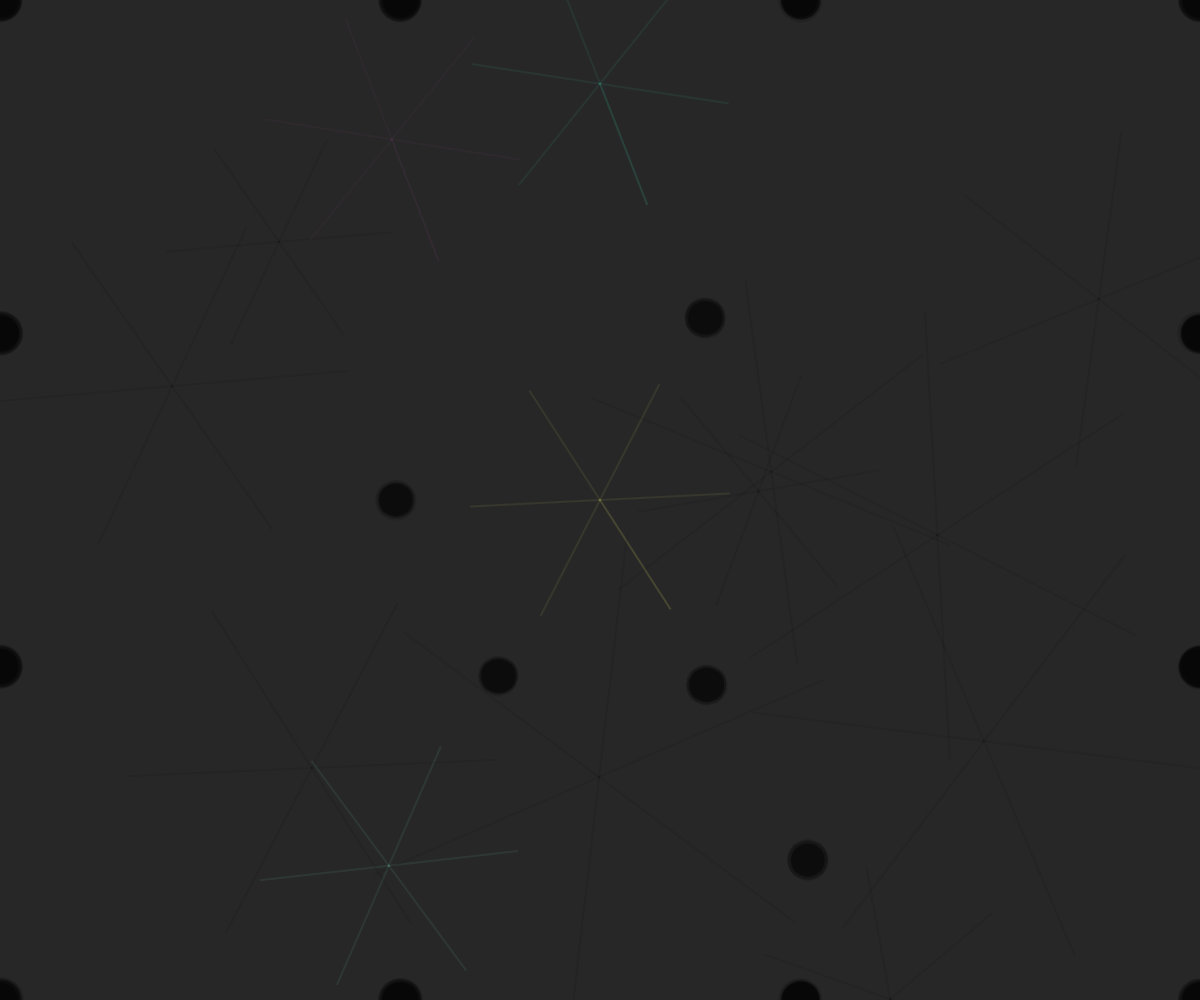
Frame 1 (no input)
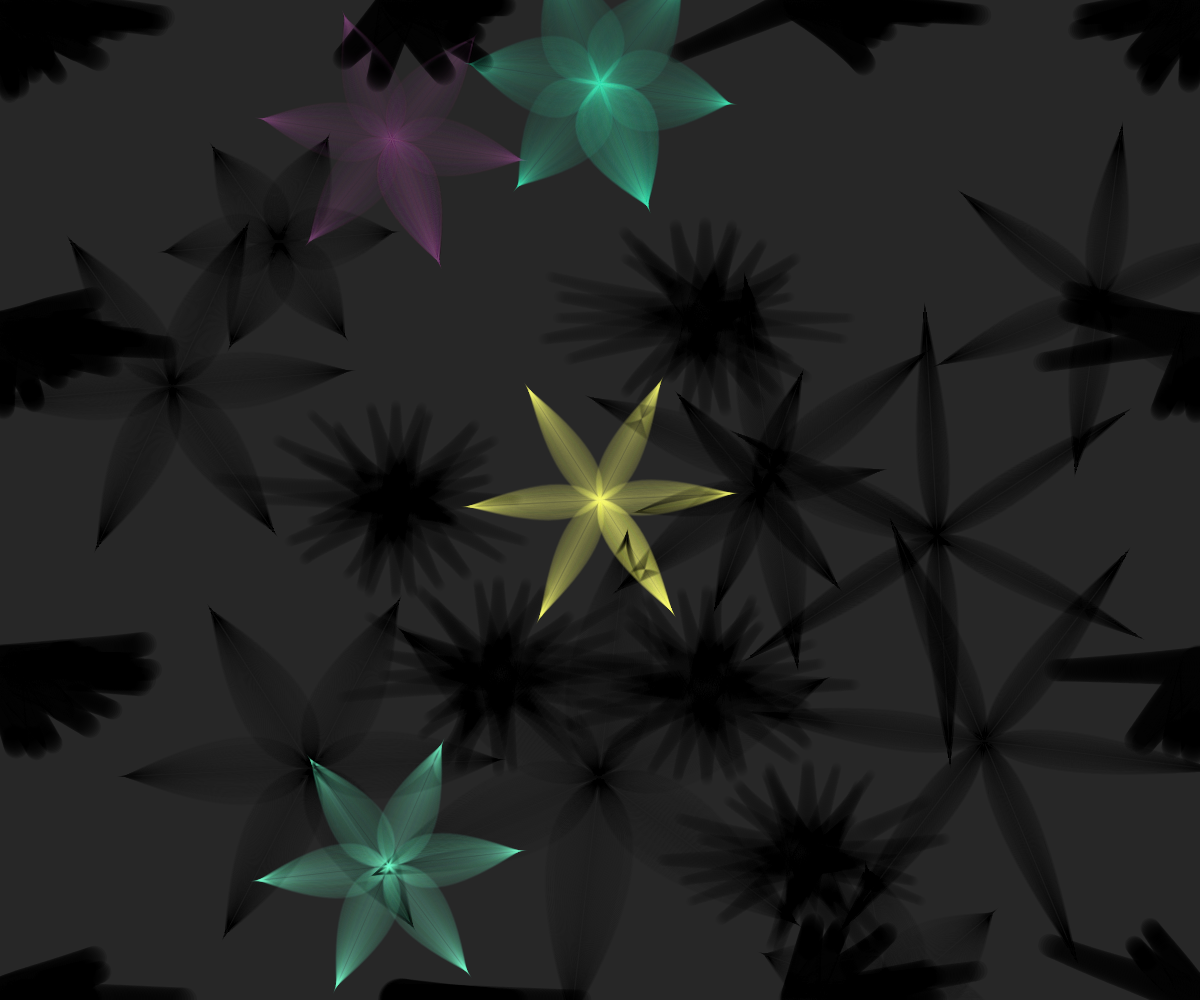
Frame 60 (no input)
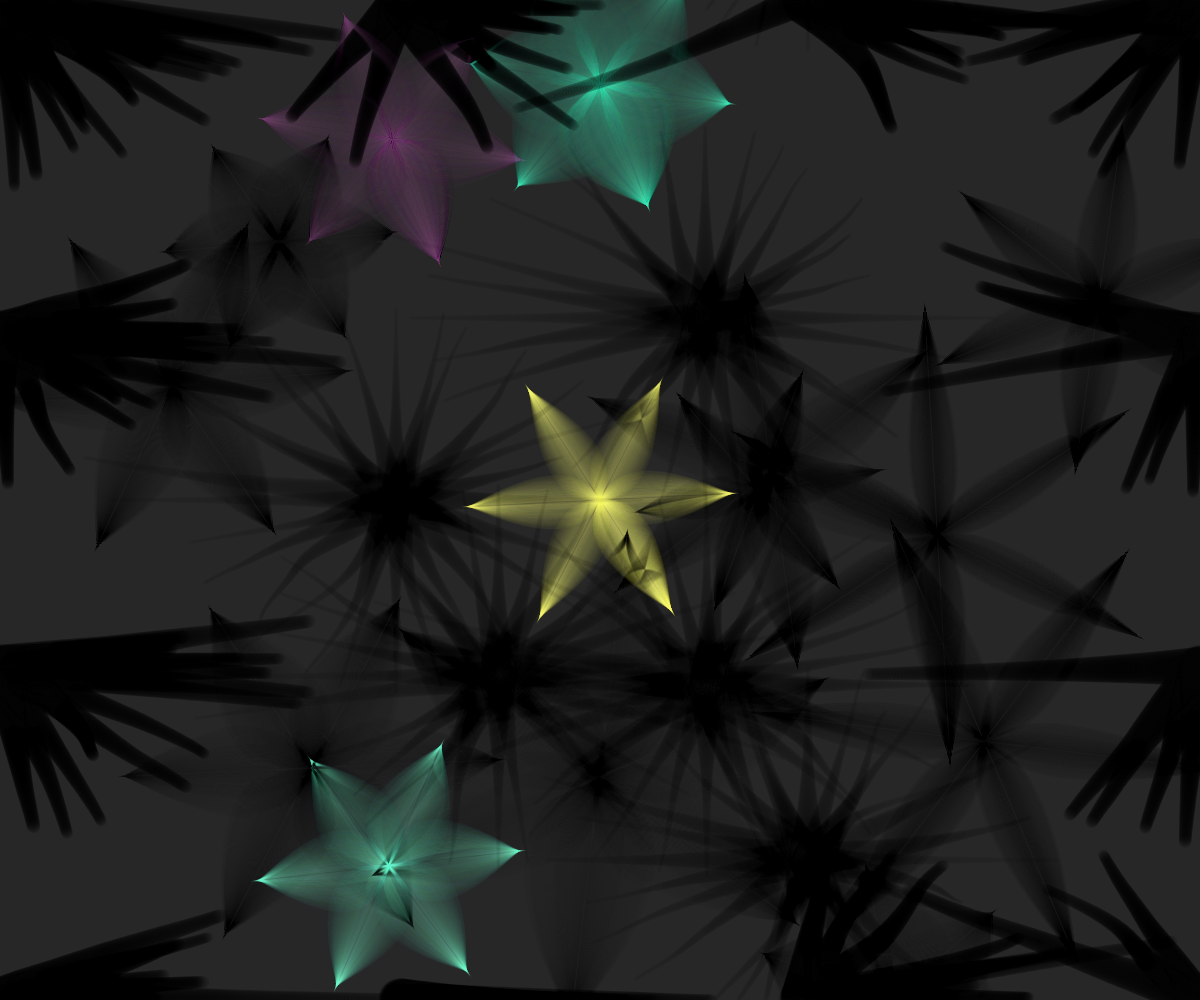
Frame 120 (the mouse pressed at the canvas centre since frame 60)

The p5.js sketch that drew these frames (run headless with seeded random() and noise() and a simulated clock; from frame 60 on, the mouse is pressed at the canvas centre):

// p5.js sketch
// ── sketch.js
var d=[];
var nx, ny, frames, complete;
var flower_count = 1;


function angle_corruption(){
	col =[0,0,0]//[random(100, 180), random(150, 230), 0];
	for (var i=0; i<10; i++){
		////////////////////// TL ////////////////////////////////////////
		var g = new Splinter(0, 0, random(100),random(random(HALF_PI)), col);
		g.scale = random(1.5, 2);
		g.alpha = 40;
		g.weight = random(W*0.034, W*0.045);
		g.weight_inc = .99;
		d.push(g);
		///////////////////// TM //////////////////////////////////////////
		var g = new Splinter(width/3, 0, random(100),random(random(PI)), col);
		g.scale = random(1.5, 2);
		g.alpha = 40;
		g.weight = random(W*0.034, W*0.045);
		g.weight_inc = .99;
		d.push(g);
		var g = new Splinter(2*width/3, 0, random(100),random(random(PI)), col);
		g.scale = random(1.5, 2);
		g.alpha = 40;
		g.weight = random(W*0.034, W*0.045);
		g.weight_inc = .99;
		d.push(g);
		//////////////////// TR ///////////////////////////////////////////
		var g = new Splinter(width, 0, random(100),random(random(HALF_PI, PI)), col);
		g.scale = random(1.5, 2);
		g.alpha = 40;
		g.weight = random(W*0.034, W*0.045);
		g.weight_inc = .99;
		d.push(g);
		/////////////////// RM ////////////////////////////////////////////
		var g = new Splinter(width, height/3, random(100),random(random(HALF_PI, PI + HALF_PI)), col);
		g.scale = random(1.5, 2);
		g.alpha = 40;
		g.weight = random(W*0.034, W*0.045);
		g.weight_inc = .99;
		d.push(g);
		var g = new Splinter(width, 2*height/3, random(100),random(random(HALF_PI, PI + HALF_PI)), col);
		g.scale = random(1.5, 2);
		g.alpha = 40;
		g.weight = random(W*0.034, W*0.045);
		g.weight_inc = .99;
		d.push(g);
		/////////////////// BR ////////////////////////////////////////////
		var g = new Splinter(width, height, random(100),random(random(PI, PI+HALF_PI)), col);
		g.scale = random(1.5, 2);
		g.alpha = 40;
		g.weight = random(W*0.034, W*0.045);
		g.weight_inc = .99;
		d.push(g);
		//////////////////// BM /////////////////////////////////////
		var g = new Splinter(width/3, height, random(100),0, col)//random(random(-PI, 0)), col);
		g.scale = random(1.5, 2);
		g.alpha = 40;
		g.weight = random(W*0.034, W*0.045);
		g.weight_inc = .99;
		d.push(g);
		var g = new Splinter(2*width/3, height, random(100),random(random(-PI, 0)), col);
		g.scale = random(1.5, 2);
		g.alpha = 40;
		g.weight = random(W*0.034, W*0.045);
		g.weight_inc = .99;
		d.push(g);
		/////////////////// BL /////////////////////////////////////
		var g = new Splinter(0, height, random(100),random(random(0, -HALF_PI)), col);
		g.scale = random(1.5, 2);
		g.alpha = 40;
		g.weight = random(W*0.034, W*0.045);
		g.weight_inc = .99;
		d.push(g);
		/////////////////// LM ////////////////////////////////////
		var g = new Splinter(0, height/3, random(100),random(random(-HALF_PI, HALF_PI)), col);
		g.scale = random(1.5, 2);
		g.alpha = 40;
		g.weight = random(W*0.034, W*0.045);
		g.weight_inc = .99;
		d.push(g);
		var g = new Splinter(0, 2*height/3, random(100),random(random(-HALF_PI, HALF_PI)), col);
		g.scale = random(1.5, 2);
		g.alpha = 40;
		g.weight = random(W*0.034, W*0.045);
		g.weight_inc = .99;
		d.push(g);
		
		var inc = random(W*0.0005, W*0.0015);
		var x = random(width);
		var y = random(height);
		var offset = random(TWO_PI);
		var h = random(W/10, W/4);
		var petals = 1;
		d.push(new QuadraticPetal(x, y, offset, h, col, inc));
		d.push(new QuadraticPetal(x, y, offset+PI/3, h, col, inc));
		d.push(new QuadraticPetal(x, y, offset+2*PI/3, h, col, inc));
		d.push(new QuadraticPetal(x, y, offset+3*PI/3, h, col, inc));
		d.push(new QuadraticPetal(x, y, offset+4*PI/3, h, col, inc));
		d.push(new QuadraticPetal(x, y, offset+5*PI/3, h, col, inc));
	}

}



function circular(s){
	d.push(new Composition(width/2, height/2, s));
	for(var i=0; i<TWO_PI; i+=PI/3){
		if (int(random(2)) == 1){
		var x = width/2 + cos(i) * (1.8*s - .4*s*noise(nx));
		var y = height/2 + sin(i) * (1.8*s - .4*s*noise(nx));
		d.push(new Composition(x, y, s));
		nx += 0.01;
		flower_count++;
		}
	}
	for(var i=0; i<TWO_PI; i+=PI/6){
		if (int(random(3)) == 1){
		var x = width/2 + cos(i) * (3.3*s - .2*s*noise(nx));
		var y = height/2 + sin(i) * (3.3*s - .2*s*noise(nx));
		d.push(new Composition(x, y, s));
		nx += 0.01;
		flower_count++;
		}	
	}
}



function setup(){
	if(windowHeight > windowWidth){
		W = windowWidth;
	}else{
		W = windowHeight;
	}
	createCanvas(windowWidth, windowHeight);
	background(random(10, 50));
	noFill();
	nx = random(100);
	ny = random(100);
	frames = 0;
	complete = 0;
	angle_corruption();
	circular(W*.13);
}




function draw(){
	for(var i=0; i<d.length; i++){
		if (d[i].constructor['name'] == 'Splinter' || d[i].constructor['name'] == 'QuadraticPetal'){
			d[i].update();
		}
		else if ( (d[i].grass_state == 1 && d[i].order[1] == 2) || (d[i].petals_state == 1 && d[i].order[1] == 1) ){	
			d[i].time_update();
		}
		else if(frames > 500){
			d[i].time_update();
		}
	}
	frames++;
}


function Composition(x, y, h){
	this.x = x;
	this.y = y;
	this.grass = [];
	this.petals = [];
	this.splinters = [];


	this.white = int(random(7));
	this.grass_state = 1;
	this.petals_state = 1;
	this.splinters_state = 1;
	if(round(random())){
		this.order = [0, 2, 1];
	}
	else{
		this.order = [0, 1, 2];
	}

	// Grass
	for(var j=0; j<TWO_PI; j+=PI/14){
		col =[0,0,0]//[random(100, 180), random(150, 230), 0];
		var g = new Splinter(x, y, random(100), j, col);
		g.scale = 2;
		g.alpha = 10;
		g.weight = random(W*0.0316, W*0.04215);
		this.grass.push(g);
	}
	// Petals
	col = [random(255), random(255), random(255)];
	petals_off = random(TWO_PI);
	inc = random(W*0.0005, W*0.0015);
	for(var i = petals_off; i < TWO_PI+petals_off; i+=PI/3){
		this.petals.push(new QuadraticPetal(this.x, this.y, i, h, col, inc));
	}
	
	// Splinters
	for (var offset=0; offset < PI/6; offset+=0.08){
		if(!this.white){
			col = [255, 255, 255];
		}else{
			col = [random(255), random(255), random(255)];
		}
		for (var i=petals_off; i<TWO_PI+petals_off; i+=PI/3){	
			var s1 = W * 0.11
			var s2 = W * .19 * offset
			var x = cos(i+offset) * (s1-s2) + this.x;
			var y = sin(i+offset) * (s1-s2) + this.y;
			t = new Splinter(x, y, nx, i-offset, col);
			t.sacle = h/200;

			this.splinters.push(t);
			nx+=0.09;
		}
	}

	// Leaves
	if (int(random(2)) == 1){
		col = [random(100, 255), random(150, 230), 0];
		leaves_off = petals_off + PI/6;
		inc = W*0.0007;
		for(var i = leaves_off; i < TWO_PI+leaves_off; i+=PI/3){
			this.petals.push(new QuadraticPetal(this.x, this.y, i, h*1.2, col, inc));
		}
	}

	// noraml: 0 2 1    |    
	this.time_update = () => {
		if(this.grass_state + this.petals_state == this.order[0]){
			this.splinters_state = 0;
			for(var i=0; i<this.splinters.length; i++){
				this.splinters[i].update();
				this.splinters_state += this.splinters[i].state;
			}
			this.splinters_state = Math.floor(
				this.splinters_state / this.splinters.length);
		}
		else if(this.grass_state + this.petals_state == this.order[2]){
			this.petals_state = 0;
			for(var i=0; i<this.petals.length; i++){
				this.petals[i].update();
				this.petals_state += this.petals[i].state;
			}	
			this.petals_state = Math.floor(
				this.petals_state / this.petals.length);
		}
		else if(this.grass_state + this.petals_state == this.order[1]){
			this.grass_state = 0;
			for(var i=0; i<this.grass.length; i++){
				this.grass[i].update();
				this.grass_state += this.grass[i].state;
			}
			this.grass_state = Math.floor(
				this.grass_state / this.grass.length);
		}

	}


	this.basic_update = () => {
		if(!this.state){
			return 0;
		}
		this.state = 0;
		for(var i=0; i<this.petals.length; i++){
			this.petals[i].update();
			this.state += this.petals[i].state;
		}
		for(var i=0; i<this.splinters.length; i++){
			this.splinters[i].update();
			this.state += this.splinters[i].state;
		}
		for(var i=0; i<this.grass.length; i++){
			this.grass[i].update();
			this.state += this.grass[i].state;
		}
	}

}



function Splinter(x, y, n, dir, col){
	this.x = x;
	this.y = y;
	this.noise = n;//random(100);
	this.maxWeight = random(W*0.0159, W*0.0232); // (15 , 22) W=949
	this.weight = this.maxWeight;
	this.alpha = 10;
	this.state = 1;
	this.color = col;
	this.direction = dir;
	this.scale = 1;
	this.xplus = W*0.0022; // ~ 2  W = 949
	this.yplus = W*0.0008; // ~ .7  W = 949
	this.weight_inc = .98;

	this.update = () => {
		if(!this.state){
			return 0;
		}
		this.weight *= this.weight_inc;
		this.alpha -= .02;
		strokeWeight(this.weight);
		stroke(this.color[0], this.color[1], this.color[2], this.alpha);
		if (this.alpha < 2 || this.weight < .2){
			this.state = 0;
		}
		var x_inc = cos(this.direction) * noise(this.noise)*this.xplus;
		var y_inc = sin(this.direction)*this.yplus;
		line(this.x, this.y, this.x + x_inc, this.y+y_inc);
		this.y += y_inc*this.scale;
		this.x += x_inc*this.scale;
		if (this.x > width){
			this.x = 0;
		}
		else if (this.x < 0){
			this.x = width;
		}
		else if (this.y > height){
			this.y = 0;
		}
		else if (this.y < 0){
			this.y = height;
		}


		this.noise += 0.01;
	}
}



function QuadraticPetal(x, y, a, h, col, inc){
	this.x = x;
	this.y = y;
	this.angle = a;
	this.h = h;
	this.x0 = this.x + cos(this.angle) * this.h;
	this.y0 = this.y + sin(this.angle) * this.h;
	this.w = 0;
	this.alpha = 20;
	this.state = 1;
	this.color = col;
	this.inc = inc;


	this.update = () => {
		if (!this.state){
			return 0;
		}
		this.alpha -= 0.2;
		strokeWeight(W*0.00211);
		stroke(this.color[0], this.color[1], this.color[2], this.alpha);
		if (this.alpha < 2){
			this.state = 0;
		}
		// PetalPoint Calculations
		var xm = this.x + cos(this.angle) * (this.h * .2);
		var ym = this.y + sin(this.angle) * (this.h * .2);
		var xDisp = cos(this.angle-HALF_PI) * this.w;
		var yDisp = sin(this.angle-HALF_PI) * this.w;
		
		var xR = xm + xDisp;
		var yR = ym + yDisp;
		var xL = xm - xDisp;
		var yL = ym - yDisp;
		
		///////////////////////////////
		
		beginShape();
		vertex(this.x, this.y);
		quadraticVertex(xR, yR, this.x0, this.y0);

		quadraticVertex(xL, yL, this.x, this.y);
		endShape();
		this.w += this.inc//this.h/200;
	}
}
